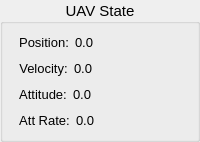
                    <widget class="QGroupBox" name="groupBox_2">
                     <property name="font">
                      <font>
                       <pointsize>11</pointsize>
                      </font>
                     </property>
                     <property name="title">
                      <string>UAV State</string>
                     </property>
                     <property name="alignment">
                      <set>Qt::AlignCenter</set>
                     </property>
                     <layout class="QHBoxLayout" name="horizontalLayout_21">
                      <item>
                       <spacer name="verticalSpacer_19">
                        <property name="orientation">
                         <enum>Qt::Horizontal</enum>
                        </property>
                        <property name="sizeType">
                         <enum>QSizePolicy::Fixed</enum>
                        </property>
                        <property name="sizeHint" stdset="0">
                         <size>
                          <width>5</width>
                          <height>20</height>
                         </size>
                        </property>
                       </spacer>
                      </item>
                      <item>
                       <layout class="QVBoxLayout" name="verticalLayout_3">
                        <item>
                         <layout class="QHBoxLayout" name="horizontalLayout">
                          <item>
                           <widget class="QLabel" name="fixed_pos">
                            <property name="sizePolicy">
                             <sizepolicy hsizetype="Fixed" vsizetype="Fixed">
                              <horstretch>0</horstretch>
                              <verstretch>0</verstretch>
                             </sizepolicy>
                            </property>
                            <property name="font">
                             <font>
                              <pointsize>10</pointsize>
                             </font>
                            </property>
                            <property name="text">
                             <string>Position:</string>
                            </property>
                            <property name="alignment">
                             <set>Qt::AlignCenter</set>
                            </property>
                           </widget>
                          </item>
                          <item>
                           <widget class="QLabel" name="pos">
                            <property name="sizePolicy">
                             <sizepolicy hsizetype="Expanding" vsizetype="Fixed">
                              <horstretch>0</horstretch>
                              <verstretch>0</verstretch>
                             </sizepolicy>
                            </property>
                            <property name="minimumSize">
                             <size>
                              <width>0</width>
                              <height>0</height>
                             </size>
                            </property>
                            <property name="font">
                             <font>
                              <pointsize>10</pointsize>
                             </font>
                            </property>
                            <property name="text">
                             <string>0.0</string>
                            </property>
                           </widget>
                          </item>
                         </layout>
                        </item>
                        <item>
                         <spacer name="verticalSpacer_8">
                          <property name="orientation">
                           <enum>Qt::Vertical</enum>
                          </property>
                          <property name="sizeType">
                           <enum>QSizePolicy::Fixed</enum>
                          </property>
                          <property name="sizeHint" stdset="0">
                           <size>
                            <width>20</width>
                            <height>5</height>
                           </size>
                          </property>
                         </spacer>
                        </item>
                        <item>
                         <layout class="QHBoxLayout" name="horizontalLayout_2">
                          <property name="spacing">
                           <number>6</number>
                          </property>
                          <property name="sizeConstraint">
                           <enum>QLayout::SetDefaultConstraint</enum>
                          </property>
                          <item>
                           <widget class="QLabel" name="fixed_vel">
                            <property name="sizePolicy">
                             <sizepolicy hsizetype="Fixed" vsizetype="Fixed">
                              <horstretch>0</horstretch>
                              <verstretch>0</verstretch>
                             </sizepolicy>
                            </property>
                            <property name="font">
                             <font>
                              <pointsize>10</pointsize>
                             </font>
                            </property>
                            <property name="text">
                             <string>Velocity:</string>
                            </property>
                            <property name="alignment">
                             <set>Qt::AlignCenter</set>
                            </property>
                           </widget>
                          </item>
                          <item>
                           <widget class="QLabel" name="vel">
                            <property name="sizePolicy">
                             <sizepolicy hsizetype="Expanding" vsizetype="Fixed">
                              <horstretch>0</horstretch>
                              <verstretch>0</verstretch>
                             </sizepolicy>
                            </property>
                            <property name="font">
                             <font>
                              <pointsize>10</pointsize>
                             </font>
                            </property>
                            <property name="text">
                             <string>0.0</string>
                            </property>
                           </widget>
                          </item>
                         </layout>
                        </item>
                        <item>
                         <spacer name="verticalSpacer_9">
                          <property name="orientation">
                           <enum>Qt::Vertical</enum>
                          </property>
                          <property name="sizeType">
                           <enum>QSizePolicy::Fixed</enum>
                          </property>
                          <property name="sizeHint" stdset="0">
                           <size>
                            <width>20</width>
                            <height>5</height>
                           </size>
                          </property>
                         </spacer>
                        </item>
                        <item>
                         <layout class="QHBoxLayout" name="horizontalLayout_3">
                          <item>
                           <widget class="QLabel" name="fixed_att">
                            <property name="sizePolicy">
                             <sizepolicy hsizetype="Fixed" vsizetype="Fixed">
                              <horstretch>0</horstretch>
                              <verstretch>0</verstretch>
                             </sizepolicy>
                            </property>
                            <property name="font">
                             <font>
                              <pointsize>10</pointsize>
                             </font>
                            </property>
                            <property name="text">
                             <string>Attitude:</string>
                            </property>
                            <property name="alignment">
                             <set>Qt::AlignCenter</set>
                            </property>
                           </widget>
                          </item>
                          <item>
                           <widget class="QLabel" name="att">
                            <property name="sizePolicy">
                             <sizepolicy hsizetype="Expanding" vsizetype="Fixed">
                              <horstretch>0</horstretch>
                              <verstretch>0</verstretch>
                             </sizepolicy>
                            </property>
                            <property name="font">
                             <font>
                              <pointsize>10</pointsize>
                             </font>
                            </property>
                            <property name="text">
                             <string>0.0</string>
                            </property>
                           </widget>
                          </item>
                         </layout>
                        </item>
                        <item>
                         <spacer name="verticalSpacer_10">
                          <property name="orientation">
                           <enum>Qt::Vertical</enum>
                          </property>
                          <property name="sizeType">
                           <enum>QSizePolicy::Fixed</enum>
                          </property>
                          <property name="sizeHint" stdset="0">
                           <size>
                            <width>20</width>
                            <height>5</height>
                           </size>
                          </property>
                         </spacer>
                        </item>
                        <item>
                         <layout class="QHBoxLayout" name="horizontalLayout_4">
                          <item>
                           <widget class="QLabel" name="fixed_att_rate">
                            <property name="sizePolicy">
                             <sizepolicy hsizetype="Fixed" vsizetype="Fixed">
                              <horstretch>0</horstretch>
                              <verstretch>0</verstretch>
                             </sizepolicy>
                            </property>
                            <property name="font">
                             <font>
                              <pointsize>10</pointsize>
                             </font>
                            </property>
                            <property name="text">
                             <string>Att Rate:</string>
                            </property>
                            <property name="alignment">
                             <set>Qt::AlignCenter</set>
                            </property>
                           </widget>
                          </item>
                          <item>
                           <widget class="QLabel" name="att_rate">
                            <property name="sizePolicy">
                             <sizepolicy hsizetype="Expanding" vsizetype="Fixed">
                              <horstretch>0</horstretch>
                              <verstretch>0</verstretch>
                             </sizepolicy>
                            </property>
                            <property name="font">
                             <font>
                              <pointsize>10</pointsize>
                             </font>
                            </property>
                            <property name="text">
                             <string>0.0</string>
                            </property>
                           </widget>
                          </item>
                         </layout>
                        </item>
                       </layout>
                      </item>
                      <item>
                       <spacer name="verticalSpacer_2">
                        <property name="orientation">
                         <enum>Qt::Vertical</enum>
                        </property>
                        <property name="sizeType">
                         <enum>QSizePolicy::Fixed</enum>
                        </property>
                        <property name="sizeHint" stdset="0">
                         <size>
                          <width>0</width>
                          <height>10</height>
                         </size>
                        </property>
                       </spacer>
                      </item>
                     </layout>
                     <zorder>verticalSpacer_2</zorder>
                     <zorder>verticalSpacer_19</zorder>
                    </widget>
